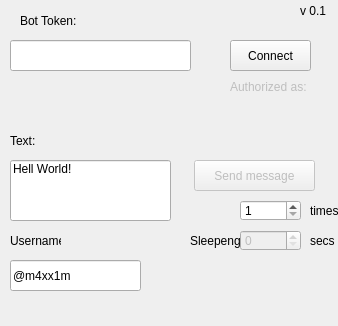
<?xml version="1.0" encoding="UTF-8"?>
<ui version="4.0">
 <class>MainWindow</class>
 <widget class="QMainWindow" name="MainWindow">
  <property name="geometry">
   <rect>
    <x>0</x>
    <y>0</y>
    <width>338</width>
    <height>326</height>
   </rect>
  </property>
  <property name="windowTitle">
   <string>MainWindow</string>
  </property>
  <widget class="QWidget" name="centralwidget">
   <widget class="QLabel" name="label">
    <property name="geometry">
     <rect>
      <x>300</x>
      <y>0</y>
      <width>31</width>
      <height>21</height>
     </rect>
    </property>
    <property name="text">
     <string>v 0.1</string>
    </property>
   </widget>
   <widget class="QPushButton" name="pushButton">
    <property name="enabled">
     <bool>true</bool>
    </property>
    <property name="geometry">
     <rect>
      <x>230</x>
      <y>40</y>
      <width>81</width>
      <height>31</height>
     </rect>
    </property>
    <property name="text">
     <string>Connect</string>
    </property>
   </widget>
   <widget class="QLabel" name="label_2">
    <property name="geometry">
     <rect>
      <x>20</x>
      <y>10</y>
      <width>71</width>
      <height>21</height>
     </rect>
    </property>
    <property name="text">
     <string>Bot Token:</string>
    </property>
    <property name="buddy">
     <cstring>lineEdit</cstring>
    </property>
   </widget>
   <widget class="QSpinBox" name="spinBox">
    <property name="geometry">
     <rect>
      <x>240</x>
      <y>200</y>
      <width>61</width>
      <height>21</height>
     </rect>
    </property>
    <property name="minimum">
     <number>1</number>
    </property>
    <property name="maximum">
     <number>100</number>
    </property>
   </widget>
   <widget class="QPushButton" name="pushButton_2">
    <property name="enabled">
     <bool>false</bool>
    </property>
    <property name="geometry">
     <rect>
      <x>194</x>
      <y>160</y>
      <width>121</width>
      <height>31</height>
     </rect>
    </property>
    <property name="text">
     <string>Send message</string>
    </property>
   </widget>
   <widget class="QSpinBox" name="spinBox_2">
    <property name="enabled">
     <bool>false</bool>
    </property>
    <property name="geometry">
     <rect>
      <x>240</x>
      <y>230</y>
      <width>61</width>
      <height>21</height>
     </rect>
    </property>
    <property name="minimum">
     <number>0</number>
    </property>
    <property name="maximum">
     <number>3600</number>
    </property>
    <property name="value">
     <number>0</number>
    </property>
   </widget>
   <widget class="QLabel" name="label_4">
    <property name="geometry">
     <rect>
      <x>190</x>
      <y>230</y>
      <width>51</width>
      <height>21</height>
     </rect>
    </property>
    <property name="text">
     <string>Sleepeng</string>
    </property>
   </widget>
   <widget class="QLabel" name="label_5">
    <property name="enabled">
     <bool>false</bool>
    </property>
    <property name="geometry">
     <rect>
      <x>230</x>
      <y>80</y>
      <width>91</width>
      <height>71</height>
     </rect>
    </property>
    <property name="lineWidth">
     <number>1</number>
    </property>
    <property name="text">
     <string>Authorized as:</string>
    </property>
    <property name="textFormat">
     <enum>Qt::AutoText</enum>
    </property>
    <property name="scaledContents">
     <bool>false</bool>
    </property>
    <property name="alignment">
     <set>Qt::AlignLeading|Qt::AlignLeft|Qt::AlignTop</set>
    </property>
   </widget>
   <widget class="QLineEdit" name="lineEdit_2">
    <property name="geometry">
     <rect>
      <x>10</x>
      <y>160</y>
      <width>161</width>
      <height>61</height>
     </rect>
    </property>
    <property name="focusPolicy">
     <enum>Qt::WheelFocus</enum>
    </property>
    <property name="text">
     <string>Hell World!</string>
    </property>
    <property name="alignment">
     <set>Qt::AlignLeading|Qt::AlignLeft|Qt::AlignTop</set>
    </property>
   </widget>
   <widget class="QLabel" name="label_6">
    <property name="geometry">
     <rect>
      <x>10</x>
      <y>130</y>
      <width>41</width>
      <height>21</height>
     </rect>
    </property>
    <property name="text">
     <string>Text:</string>
    </property>
   </widget>
   <widget class="QLabel" name="label_7">
    <property name="geometry">
     <rect>
      <x>10</x>
      <y>230</y>
      <width>51</width>
      <height>21</height>
     </rect>
    </property>
    <property name="text">
     <string>Username:</string>
    </property>
   </widget>
   <widget class="QLineEdit" name="lineEdit_3">
    <property name="geometry">
     <rect>
      <x>10</x>
      <y>260</y>
      <width>131</width>
      <height>31</height>
     </rect>
    </property>
    <property name="text">
     <string>@m4xx1m</string>
    </property>
   </widget>
   <widget class="QLabel" name="label_8">
    <property name="geometry">
     <rect>
      <x>310</x>
      <y>200</y>
      <width>41</width>
      <height>21</height>
     </rect>
    </property>
    <property name="text">
     <string>times</string>
    </property>
   </widget>
   <widget class="QLabel" name="label_9">
    <property name="geometry">
     <rect>
      <x>310</x>
      <y>230</y>
      <width>31</width>
      <height>21</height>
     </rect>
    </property>
    <property name="text">
     <string>secs</string>
    </property>
   </widget>
   <widget class="QLineEdit" name="lineEdit">
    <property name="geometry">
     <rect>
      <x>10</x>
      <y>40</y>
      <width>181</width>
      <height>31</height>
     </rect>
    </property>
   </widget>
  </widget>
  <widget class="QMenuBar" name="menubar">
   <property name="geometry">
    <rect>
     <x>0</x>
     <y>0</y>
     <width>338</width>
     <height>21</height>
    </rect>
   </property>
  </widget>
 </widget>
 <resources/>
 <connections/>
</ui>
